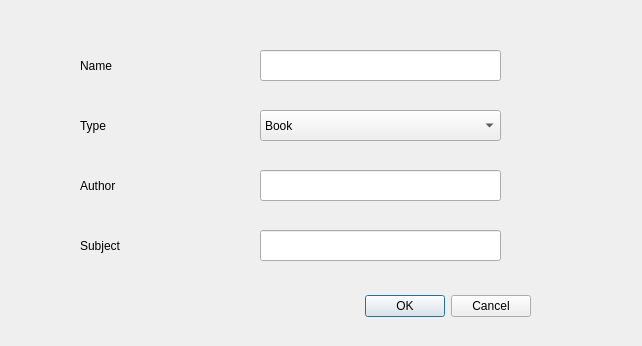
<?xml version="1.0" encoding="UTF-8"?>
<ui version="4.0">
 <class>AddItem</class>
 <widget class="QDialog" name="AddItem">
  <property name="geometry">
   <rect>
    <x>0</x>
    <y>0</y>
    <width>642</width>
    <height>346</height>
   </rect>
  </property>
  <property name="windowTitle">
   <string>Dialog</string>
  </property>
  <widget class="QLabel" name="label_4">
   <property name="geometry">
    <rect>
     <x>80</x>
     <y>110</y>
     <width>101</width>
     <height>31</height>
    </rect>
   </property>
   <property name="styleSheet">
    <string notr="true">font: 12pt &quot;MS Shell Dlg 2&quot;;</string>
   </property>
   <property name="text">
    <string>Type</string>
   </property>
  </widget>
  <widget class="QLineEdit" name="in_extra">
   <property name="geometry">
    <rect>
     <x>260</x>
     <y>170</y>
     <width>241</width>
     <height>31</height>
    </rect>
   </property>
   <property name="styleSheet">
    <string notr="true">font: 12pt &quot;Calibri&quot;;</string>
   </property>
  </widget>
  <widget class="QLabel" name="label">
   <property name="geometry">
    <rect>
     <x>80</x>
     <y>50</y>
     <width>91</width>
     <height>31</height>
    </rect>
   </property>
   <property name="styleSheet">
    <string notr="true">font: 12pt &quot;Calibri&quot;;</string>
   </property>
   <property name="text">
    <string>Name</string>
   </property>
  </widget>
  <widget class="QLabel" name="label_2">
   <property name="geometry">
    <rect>
     <x>80</x>
     <y>110</y>
     <width>101</width>
     <height>31</height>
    </rect>
   </property>
   <property name="styleSheet">
    <string notr="true">font: 12pt &quot;Calibri&quot;;</string>
   </property>
   <property name="text">
    <string/>
   </property>
  </widget>
  <widget class="QLabel" name="extraDetail">
   <property name="geometry">
    <rect>
     <x>80</x>
     <y>170</y>
     <width>101</width>
     <height>31</height>
    </rect>
   </property>
   <property name="styleSheet">
    <string notr="true">font: 12pt &quot;Calibri&quot;;</string>
   </property>
   <property name="text">
    <string>Author</string>
   </property>
  </widget>
  <widget class="QLineEdit" name="in_name">
   <property name="geometry">
    <rect>
     <x>260</x>
     <y>50</y>
     <width>241</width>
     <height>31</height>
    </rect>
   </property>
   <property name="styleSheet">
    <string notr="true">font: 12pt &quot;Calibri&quot;;</string>
   </property>
  </widget>
  <widget class="QDialogButtonBox" name="buttonBox">
   <property name="geometry">
    <rect>
     <x>190</x>
     <y>290</y>
     <width>341</width>
     <height>32</height>
    </rect>
   </property>
   <property name="orientation">
    <enum>Qt::Horizontal</enum>
   </property>
   <property name="standardButtons">
    <set>QDialogButtonBox::Cancel|QDialogButtonBox::Ok</set>
   </property>
  </widget>
  <widget class="QComboBox" name="in_type">
   <property name="geometry">
    <rect>
     <x>260</x>
     <y>110</y>
     <width>241</width>
     <height>31</height>
    </rect>
   </property>
   <property name="styleSheet">
    <string notr="true">font: 12pt &quot;Calibri&quot;;</string>
   </property>
   <item>
    <property name="text">
     <string>Book</string>
    </property>
   </item>
   <item>
    <property name="text">
     <string>DVD</string>
    </property>
   </item>
  </widget>
  <widget class="QLineEdit" name="in_subject">
   <property name="geometry">
    <rect>
     <x>260</x>
     <y>230</y>
     <width>241</width>
     <height>31</height>
    </rect>
   </property>
   <property name="styleSheet">
    <string notr="true">font: 12pt &quot;Calibri&quot;;</string>
   </property>
  </widget>
  <widget class="QLabel" name="SubjectLabel">
   <property name="geometry">
    <rect>
     <x>80</x>
     <y>230</y>
     <width>101</width>
     <height>31</height>
    </rect>
   </property>
   <property name="styleSheet">
    <string notr="true">font: 12pt &quot;Calibri&quot;;</string>
   </property>
   <property name="text">
    <string>Subject</string>
   </property>
  </widget>
 </widget>
 <resources/>
 <connections/>
</ui>
